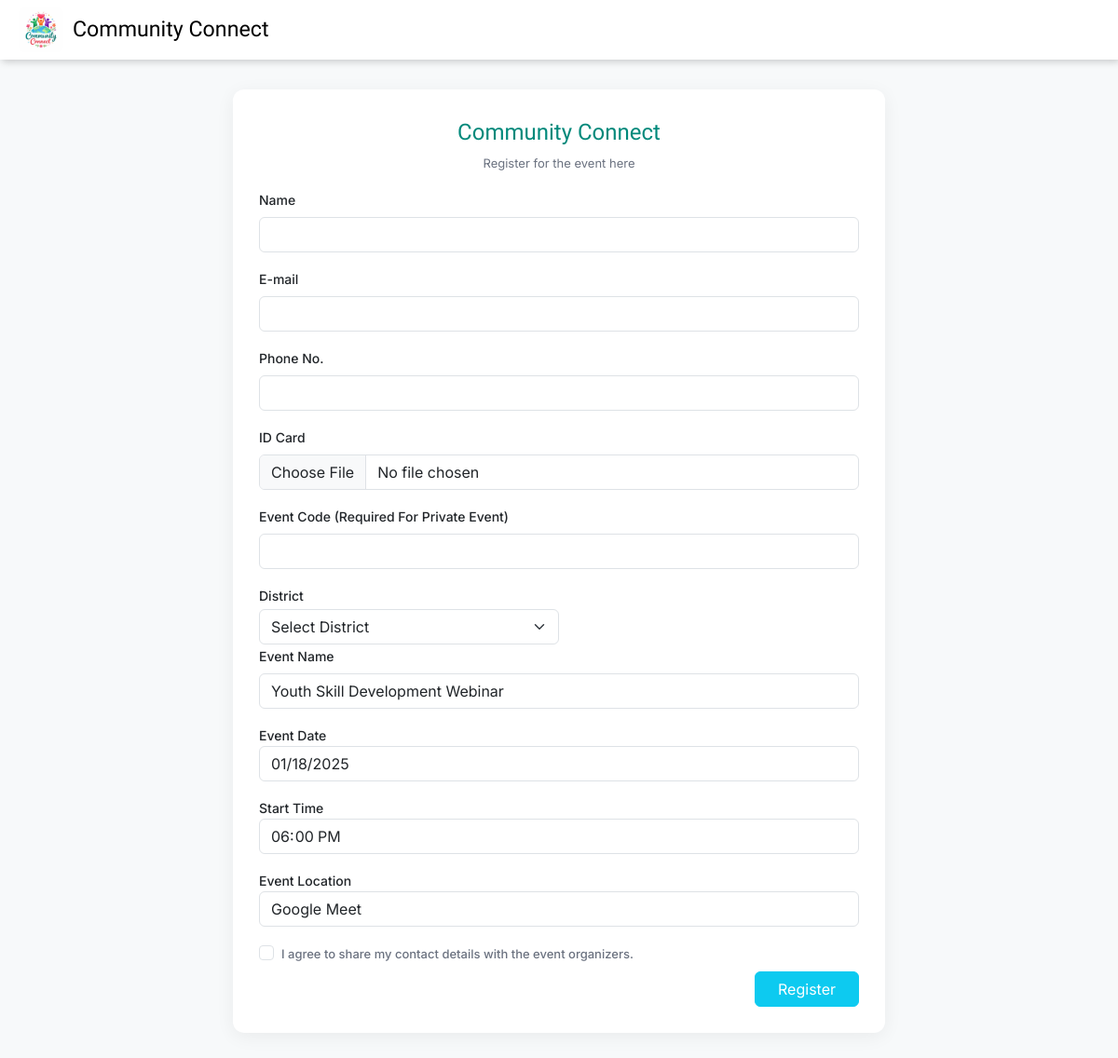
The page /registerEvent.php?id=18 (signed in) on the database its author committed.
### tables this page shows
CREATE TABLE `community_events` (
  `id` int(11) NOT NULL,
  `event_name` varchar(255) NOT NULL,
  `category` varchar(100) NOT NULL,
  `other_category` varchar(255) DEFAULT NULL,
  `district` varchar(100) NOT NULL,
  `start_time` time DEFAULT NULL,
  `end_time` time DEFAULT NULL,
  `date` date DEFAULT NULL,
  `image` varchar(255) DEFAULT 'default_event.jpg',
  `event_type` varchar(150) NOT NULL,
  `location` varchar(255) NOT NULL,
  `about` text DEFAULT NULL,
  `created_at` timestamp NOT NULL DEFAULT current_timestamp(),
  `created_by` int(11) NOT NULL,
  `Community` int(11) DEFAULT NULL,
  `event_code` varchar(50) DEFAULT NULL,
  `privacy` varchar(10) NOT NULL DEFAULT 'public',
  `details` text DEFAULT NULL
);

### registerEvent.php (the view, shortened to what this page needs)
<?php
$conn = mysqli_connect("localhost", "root", "", "community_connect");
$event_id = intval($_GET['id']);
$event_query = "
    SELECT * from community_events
    WHERE id = $event_id";
$event_result = mysqli_query($conn, $event_query);
$row = mysqli_fetch_assoc($event_result);
?>
<!doctype html>
<html lang="en">
<head>
    <link href="https://cdn.jsdelivr.net/npm/bootstrap@5.3.8/dist/css/bootstrap.min.css" rel="stylesheet" />
</head>
<body>
    <header id="brand">
        <img src="lg.png" class="brand-logo" alt="logo" />
        <span class="brand-text">Community Connect</span>
    </header>
    <div class="login-card">
        <div class="text-center mb-3">
            <div class="brand-title">Community Connect</div>
            <div class="muted">Register for the event here</div>
        </div>
        <form method="post" action="register_Event_Insert.php" enctype="multipart/form-data" class="g-3">
        <div class="mb-3">
                <label for="name" class="form-label">Name</label>
                <input id="name" name="name" type="text" class="form-control" required autocomplete="name" />
            </div>
            <div class="mb-3">
                <label for="email" class="form-label">E-mail</label>
                <input id="email" name="email" type="email" class="form-control" required />
            </div>
            <div class="mb-3">
                <label for="phone" class="form-label">Phone No.</label>
                <input id="phone" name="phone" type="tel" class="form-control" required />
            </div>
            <div class="mb-3">
                <label for="id" class="form-label">ID Card</label>
                <input id="phone" name="image" type="file" class="form-control" required />
            </div>
            <div class="mb-3">
                <label for="id" class="form-label">Event Code (Required For Private Event)</label>
                <input id="phone" name="event_code" type="text" class="form-control"/>
            </div>
            <div class="col-md-6">
                <label class="dis">District</label>
                <select name="district" class="form-select" required>
                    <option value="">Select District</option>
                </select>
            </div>
            <div class="mb-3">
                <label for="email" class="form-label">Event Name</label>
                <input type="text" id="eventName" name="event_name" value="<?php echo $row['event_name'] ?>" class="form-control" readonly>
            </div>
                        <div class="mb-3">
                <label for="eventDate">Event Date</label>
                <input type="date" id="eventDate" name="date"
                    class="form-control"
                    value="<?php echo $row['date']; ?>"
                    readonly>
            </div>
            <div class="mb-3">
                <label for="startTime">Start Time</label>
                <input type="time" id="startTime" name="startTime"
                    class="form-control"
                    value="<?php echo $row['start_time']; ?>"
                    readonly>
            </div>
            <div class="mb-3">
                <label for="eventLocation">Event Location</label>
                <input type="text" id="eventLocation" name="location"
                    class="form-control"
                    value="<?php echo $row['location']; ?>"
                    readonly>
            </div>
            <div class="form-check mb-2">
                <input class="form-check-input" type="checkbox" value="" id="shareDetails" required>
                <label class="form-check-label muted" for="shareDetails">
                    I agree to share my contact details with the event organizers.
                </label>
            </div>
            <div class="col-12 text-end">
                <button class="btn btn-info text-white px-4">Register</button>
            </div>
        </form>
    </div>
</body>
</html>

### registerEvent.php (style rules this page uses)
html { scroll-behavior: smooth; }
body { font-family: Inter, sans-serif; background: #f7f9fa; }
#brand { position: static; height: 64px; background: #ffffff; display: flex; align-items: center; padding: 10px 20px; box-shadow: 2px 2px 8px rgba(0, 0, 0, 0.2); }
#brand .brand-logo { width: 48px; height: 48px; object-fit: cover; border-radius: 8px; flex-shrink: 0; }
#brand .brand-text { font-family: "Handlee", cursive; font-size: 1.45rem; margin-left: 10px; color: #000; line-height: 1; }
.login-card { max-width: 700px; margin: 32px auto; background: #fff; padding: 28px; border-radius: 12px; box-shadow: 0 4px 20px rgba(0, 0, 0, 0.06); }
.brand-title { font-family: Handlee, cursive; color: #00897B; font-size: 1.5rem; margin-bottom: 6px; }
label { font-weight: 500; font-size: 14px; }
.muted { color: #6b7280; font-size: 13px; }
.dis { margin-bottom:4px; }

### rows shown on the page
community_events: event_name "Youth Skill Development Webinar", date "01/18/2025", startTime "18:00:00", location "Google Meet"
